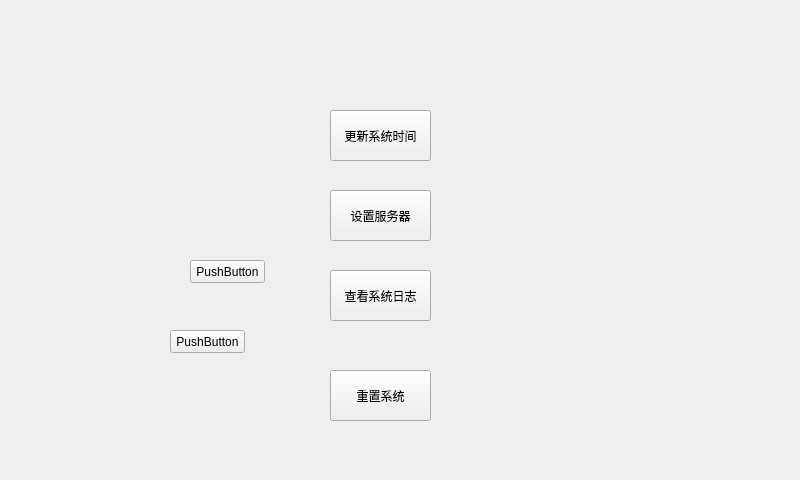
<?xml version="1.0" encoding="UTF-8"?>
<ui version="4.0">
 <class>windowshezhi</class>
 <widget class="QMainWindow" name="windowshezhi">
  <property name="geometry">
   <rect>
    <x>0</x>
    <y>0</y>
    <width>800</width>
    <height>480</height>
   </rect>
  </property>
  <property name="windowTitle">
   <string>MainWindow</string>
  </property>
  <widget class="QWidget" name="centralwidget">
   <widget class="top" name="wg_top" native="true">
    <property name="geometry">
     <rect>
      <x>0</x>
      <y>0</y>
      <width>800</width>
      <height>50</height>
     </rect>
    </property>
    <property name="minimumSize">
     <size>
      <width>800</width>
      <height>0</height>
     </size>
    </property>
   </widget>
   <widget class="QPushButton" name="pushButton">
    <property name="geometry">
     <rect>
      <x>330</x>
      <y>110</y>
      <width>101</width>
      <height>51</height>
     </rect>
    </property>
    <property name="text">
     <string>更新系统时间</string>
    </property>
   </widget>
   <widget class="QPushButton" name="pushButton_2">
    <property name="geometry">
     <rect>
      <x>330</x>
      <y>190</y>
      <width>101</width>
      <height>51</height>
     </rect>
    </property>
    <property name="text">
     <string>设置服务器</string>
    </property>
   </widget>
   <widget class="QLabel" name="l_tips">
    <property name="geometry">
     <rect>
      <x>470</x>
      <y>390</y>
      <width>54</width>
      <height>12</height>
     </rect>
    </property>
    <property name="font">
     <font>
      <pointsize>15</pointsize>
     </font>
    </property>
    <property name="text">
     <string/>
    </property>
   </widget>
   <widget class="QPushButton" name="bt_reset">
    <property name="geometry">
     <rect>
      <x>330</x>
      <y>370</y>
      <width>101</width>
      <height>51</height>
     </rect>
    </property>
    <property name="text">
     <string>重置系统</string>
    </property>
   </widget>
   <widget class="QPushButton" name="pushButton_4">
    <property name="geometry">
     <rect>
      <x>190</x>
      <y>260</y>
      <width>75</width>
      <height>23</height>
     </rect>
    </property>
    <property name="text">
     <string>PushButton</string>
    </property>
   </widget>
   <widget class="QPushButton" name="pushButton_5">
    <property name="geometry">
     <rect>
      <x>170</x>
      <y>330</y>
      <width>75</width>
      <height>23</height>
     </rect>
    </property>
    <property name="text">
     <string>PushButton</string>
    </property>
   </widget>
   <widget class="QPushButton" name="pushButton_3">
    <property name="geometry">
     <rect>
      <x>330</x>
      <y>270</y>
      <width>101</width>
      <height>51</height>
     </rect>
    </property>
    <property name="text">
     <string>查看系统日志</string>
    </property>
   </widget>
  </widget>
 </widget>
 <customwidgets>
  <customwidget>
   <class>top</class>
   <extends>QWidget</extends>
   <header location="global">top.h</header>
   <container>1</container>
  </customwidget>
 </customwidgets>
 <resources/>
 <connections/>
</ui>
